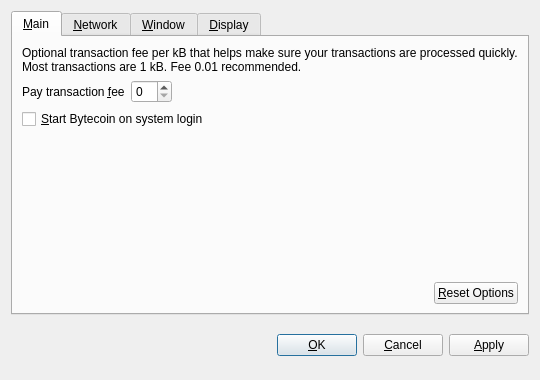
<?xml version="1.0" encoding="UTF-8"?>
<ui version="4.0">
 <class>OptionsDialog</class>
 <widget class="QDialog" name="OptionsDialog">
  <property name="geometry">
   <rect>
    <x>0</x>
    <y>0</y>
    <width>540</width>
    <height>380</height>
   </rect>
  </property>
  <property name="windowTitle">
   <string>Options</string>
  </property>
  <property name="modal">
   <bool>true</bool>
  </property>
  <layout class="QVBoxLayout" name="verticalLayout">
   <item>
    <widget class="QTabWidget" name="tabWidget">
     <property name="tabPosition">
      <enum>QTabWidget::North</enum>
     </property>
     <property name="currentIndex">
      <number>0</number>
     </property>
     <widget class="QWidget" name="tabMain">
      <attribute name="title">
       <string>&amp;Main</string>
      </attribute>
      <layout class="QVBoxLayout" name="verticalLayout_Main">
       <item>
        <widget class="QLabel" name="transactionFeeInfoLabel">
         <property name="text">
          <string>Optional transaction fee per kB that helps make sure your transactions are processed quickly. Most transactions are 1 kB. Fee 0.01 recommended.</string>
         </property>
         <property name="textFormat">
          <enum>Qt::PlainText</enum>
         </property>
         <property name="wordWrap">
          <bool>true</bool>
         </property>
        </widget>
       </item>
       <item>
        <layout class="QHBoxLayout" name="horizontalLayout_1_Main">
         <item>
          <widget class="QLabel" name="transactionFeeLabel">
           <property name="text">
            <string>Pay transaction &amp;fee</string>
           </property>
           <property name="textFormat">
            <enum>Qt::PlainText</enum>
           </property>
           <property name="buddy">
            <cstring>transactionFee</cstring>
           </property>
          </widget>
         </item>
         <item>
          <widget class="ByteCoinAmountField" name="transactionFee"/>
         </item>
         <item>
          <spacer name="horizontalSpacer_1_Main">
           <property name="orientation">
            <enum>Qt::Horizontal</enum>
           </property>
           <property name="sizeHint" stdset="0">
            <size>
             <width>40</width>
             <height>20</height>
            </size>
           </property>
          </spacer>
         </item>
        </layout>
       </item>
       <item>
        <widget class="QCheckBox" name="bytecoinAtStartup">
         <property name="toolTip">
          <string>Automatically start ByteCoin after logging in to the system.</string>
         </property>
         <property name="text">
          <string>&amp;Start Bytecoin on system login</string>
         </property>
        </widget>
       </item>
       <item>
        <spacer name="verticalSpacer_Main">
         <property name="orientation">
          <enum>Qt::Vertical</enum>
         </property>
         <property name="sizeHint" stdset="0">
          <size>
           <width>20</width>
           <height>40</height>
          </size>
         </property>
        </spacer>
       </item>
       <item>
        <layout class="QHBoxLayout" name="horizontalLayout_2_Main">
         <item>
          <spacer name="horizontalSpacer_2_Main">
           <property name="orientation">
            <enum>Qt::Horizontal</enum>
           </property>
           <property name="sizeHint" stdset="0">
            <size>
             <width>40</width>
             <height>20</height>
            </size>
           </property>
          </spacer>
         </item>
         <item>
          <widget class="QPushButton" name="resetButton">
           <property name="toolTip">
            <string>Reset all client options to default.</string>
           </property>
           <property name="text">
            <string>&amp;Reset Options</string>
           </property>
           <property name="autoDefault">
            <bool>false</bool>
           </property>
          </widget>
         </item>
        </layout>
       </item>
      </layout>
     </widget>
     <widget class="QWidget" name="tabNetwork">
      <attribute name="title">
       <string>&amp;Network</string>
      </attribute>
      <layout class="QVBoxLayout" name="verticalLayout_Network">
       <item>
        <widget class="QCheckBox" name="mapPortUpnp">
         <property name="toolTip">
          <string>Automatically open the ByteCoin client port on the router. This only works when your router supports UPnP and it is enabled.</string>
         </property>
         <property name="text">
          <string>Map port using &amp;UPnP</string>
         </property>
        </widget>
       </item>
       <item>
        <widget class="QCheckBox" name="connectSocks">
         <property name="toolTip">
          <string>Connect to the ByteCoin network through a SOCKS proxy (e.g. when connecting through Tor).</string>
         </property>
         <property name="text">
          <string>&amp;Connect through SOCKS proxy:</string>
         </property>
        </widget>
       </item>
       <item>
        <layout class="QHBoxLayout" name="horizontalLayout_Network">
         <item>
          <widget class="QLabel" name="proxyIpLabel">
           <property name="text">
            <string>Proxy &amp;IP:</string>
           </property>
           <property name="textFormat">
            <enum>Qt::PlainText</enum>
           </property>
           <property name="buddy">
            <cstring>proxyIp</cstring>
           </property>
          </widget>
         </item>
         <item>
          <widget class="QValidatedLineEdit" name="proxyIp">
           <property name="maximumSize">
            <size>
             <width>140</width>
             <height>16777215</height>
            </size>
           </property>
           <property name="toolTip">
            <string>IP address of the proxy (e.g. 127.0.0.1)</string>
           </property>
          </widget>
         </item>
         <item>
          <widget class="QLabel" name="proxyPortLabel">
           <property name="text">
            <string>&amp;Port:</string>
           </property>
           <property name="textFormat">
            <enum>Qt::PlainText</enum>
           </property>
           <property name="buddy">
            <cstring>proxyPort</cstring>
           </property>
          </widget>
         </item>
         <item>
          <widget class="QLineEdit" name="proxyPort">
           <property name="maximumSize">
            <size>
             <width>55</width>
             <height>16777215</height>
            </size>
           </property>
           <property name="toolTip">
            <string>Port of the proxy (e.g. 9050)</string>
           </property>
          </widget>
         </item>
         <item>
          <widget class="QLabel" name="socksVersionLabel">
           <property name="text">
            <string>SOCKS &amp;Version:</string>
           </property>
           <property name="textFormat">
            <enum>Qt::PlainText</enum>
           </property>
           <property name="buddy">
            <cstring>socksVersion</cstring>
           </property>
          </widget>
         </item>
         <item>
          <widget class="QValueComboBox" name="socksVersion">
           <property name="toolTip">
            <string>SOCKS version of the proxy (e.g. 5)</string>
           </property>
          </widget>
         </item>
         <item>
          <spacer name="horizontalSpacer_Network">
           <property name="orientation">
            <enum>Qt::Horizontal</enum>
           </property>
           <property name="sizeHint" stdset="0">
            <size>
             <width>40</width>
             <height>20</height>
            </size>
           </property>
          </spacer>
         </item>
        </layout>
       </item>
       <item>
        <spacer name="verticalSpacer_Network">
         <property name="orientation">
          <enum>Qt::Vertical</enum>
         </property>
         <property name="sizeHint" stdset="0">
          <size>
           <width>20</width>
           <height>40</height>
          </size>
         </property>
        </spacer>
       </item>
      </layout>
     </widget>
     <widget class="QWidget" name="tabWindow">
      <attribute name="title">
       <string>&amp;Window</string>
      </attribute>
      <layout class="QVBoxLayout" name="verticalLayout_Window">
       <item>
        <widget class="QCheckBox" name="minimizeToTray">
         <property name="toolTip">
          <string>Show only a tray icon after minimizing the window.</string>
         </property>
         <property name="text">
          <string>&amp;Minimize to the tray instead of the taskbar</string>
         </property>
        </widget>
       </item>
       <item>
        <widget class="QCheckBox" name="minimizeOnClose">
         <property name="toolTip">
          <string>Minimize instead of exit the application when the window is closed. When this option is enabled, the application will be closed only after selecting Quit in the menu.</string>
         </property>
         <property name="text">
          <string>M&amp;inimize on close</string>
         </property>
        </widget>
       </item>
       <item>
        <spacer name="verticalSpacer_Window">
         <property name="orientation">
          <enum>Qt::Vertical</enum>
         </property>
         <property name="sizeHint" stdset="0">
          <size>
           <width>20</width>
           <height>40</height>
          </size>
         </property>
        </spacer>
       </item>
      </layout>
     </widget>
     <widget class="QWidget" name="tabDisplay">
      <attribute name="title">
       <string>&amp;Display</string>
      </attribute>
      <layout class="QVBoxLayout" name="verticalLayout_Display">
       <item>
        <layout class="QHBoxLayout" name="horizontalLayout_1_Display">
         <item>
          <widget class="QLabel" name="langLabel">
           <property name="text">
            <string>User Interface &amp;language:</string>
           </property>
           <property name="textFormat">
            <enum>Qt::PlainText</enum>
           </property>
           <property name="buddy">
            <cstring>lang</cstring>
           </property>
          </widget>
         </item>
         <item>
          <widget class="QValueComboBox" name="lang">
           <property name="toolTip">
            <string>The user interface language can be set here. This setting will take effect after restarting ByteCoin.</string>
           </property>
          </widget>
         </item>
        </layout>
       </item>
       <item>
        <layout class="QHBoxLayout" name="horizontalLayout_2_Display">
         <item>
          <widget class="QLabel" name="unitLabel">
           <property name="text">
            <string>&amp;Unit to show amounts in:</string>
           </property>
           <property name="textFormat">
            <enum>Qt::PlainText</enum>
           </property>
           <property name="buddy">
            <cstring>unit</cstring>
           </property>
          </widget>
         </item>
         <item>
          <widget class="QValueComboBox" name="unit">
           <property name="toolTip">
            <string>Choose the default subdivision unit to show in the interface and when sending coins.</string>
           </property>
          </widget>
         </item>
        </layout>
       </item>
       <item>
        <widget class="QCheckBox" name="displayAddresses">
         <property name="toolTip">
          <string>Whether to show ByteCoin addresses in the transaction list or not.</string>
         </property>
         <property name="text">
          <string>&amp;Display addresses in transaction list</string>
         </property>
        </widget>
       </item>
       <item>
        <spacer name="verticalSpacer_Display">
         <property name="orientation">
          <enum>Qt::Vertical</enum>
         </property>
         <property name="sizeHint" stdset="0">
          <size>
           <width>20</width>
           <height>40</height>
          </size>
         </property>
        </spacer>
       </item>
      </layout>
     </widget>
    </widget>
   </item>
   <item>
    <layout class="QHBoxLayout" name="horizontalLayout_Buttons">
     <item>
      <spacer name="horizontalSpacer_1">
       <property name="orientation">
        <enum>Qt::Horizontal</enum>
       </property>
       <property name="sizeHint" stdset="0">
        <size>
         <width>40</width>
         <height>48</height>
        </size>
       </property>
      </spacer>
     </item>
     <item>
      <widget class="QLabel" name="statusLabel">
       <property name="font">
        <font>
         <weight>75</weight>
         <bold>true</bold>
        </font>
       </property>
       <property name="text">
        <string/>
       </property>
       <property name="textFormat">
        <enum>Qt::PlainText</enum>
       </property>
       <property name="wordWrap">
        <bool>true</bool>
       </property>
      </widget>
     </item>
     <item>
      <spacer name="horizontalSpacer_2">
       <property name="orientation">
        <enum>Qt::Horizontal</enum>
       </property>
       <property name="sizeHint" stdset="0">
        <size>
         <width>40</width>
         <height>48</height>
        </size>
       </property>
      </spacer>
     </item>
     <item>
      <widget class="QPushButton" name="okButton">
       <property name="text">
        <string>&amp;OK</string>
       </property>
      </widget>
     </item>
     <item>
      <widget class="QPushButton" name="cancelButton">
       <property name="text">
        <string>&amp;Cancel</string>
       </property>
       <property name="autoDefault">
        <bool>false</bool>
       </property>
      </widget>
     </item>
     <item>
      <widget class="QPushButton" name="applyButton">
       <property name="text">
        <string>&amp;Apply</string>
       </property>
       <property name="autoDefault">
        <bool>false</bool>
       </property>
      </widget>
     </item>
    </layout>
   </item>
  </layout>
 </widget>
 <customwidgets>
  <customwidget>
   <class>ByteCoinAmountField</class>
   <extends>QSpinBox</extends>
   <header>bytecoinamountfield.h</header>
  </customwidget>
  <customwidget>
   <class>QValueComboBox</class>
   <extends>QComboBox</extends>
   <header>qvaluecombobox.h</header>
  </customwidget>
  <customwidget>
   <class>QValidatedLineEdit</class>
   <extends>QLineEdit</extends>
   <header>qvalidatedlineedit.h</header>
  </customwidget>
 </customwidgets>
 <resources/>
 <connections/>
</ui>
